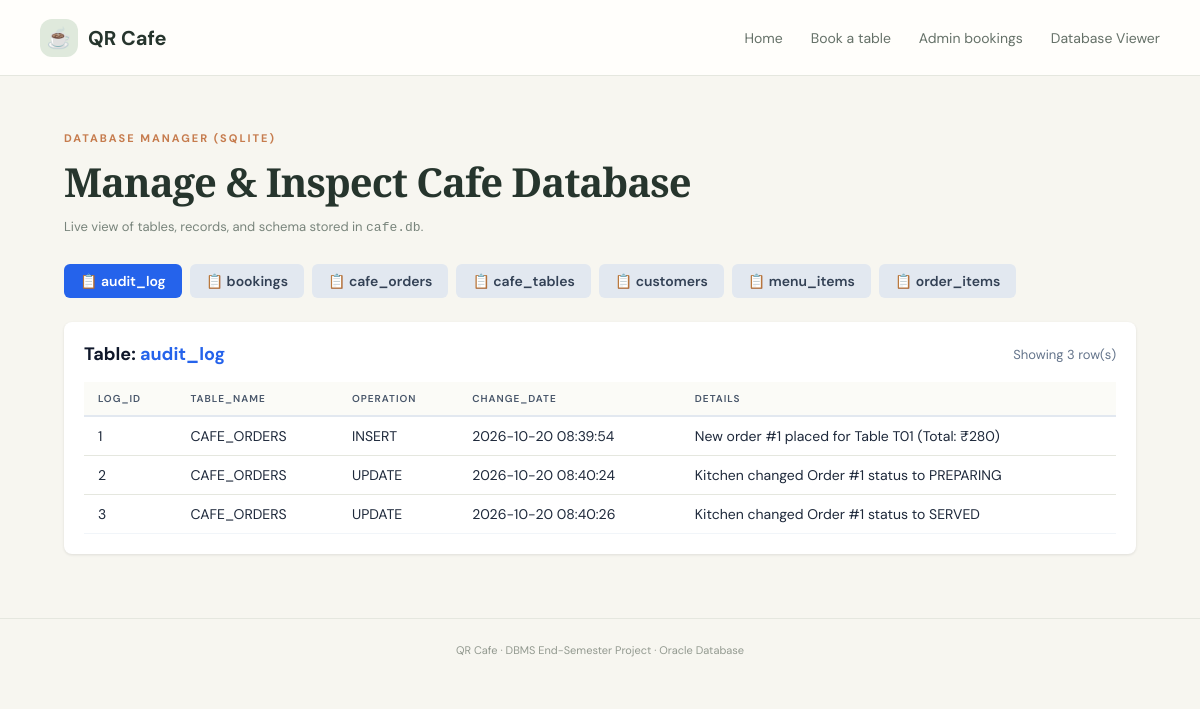
The app's page /admin/db-viewer?table=audit_log with its own data.
### tables this page shows
CREATE TABLE audit_log (
            log_id INTEGER PRIMARY KEY AUTOINCREMENT,
            table_name VARCHAR(50) NOT NULL,
            operation VARCHAR(20) NOT NULL,
            change_date DATETIME DEFAULT CURRENT_TIMESTAMP NOT NULL,
            details TEXT
        );

### QR_Cafe_Oracle_Website/app_sqlite.py (the view)
@app.route("/admin/db-viewer")
def db_viewer():
    selected_table = request.args.get("table", "bookings")
    with get_db_connection() as conn:
        cur = conn.cursor()
        cur.execute("SELECT name FROM sqlite_master WHERE type='table' AND name NOT LIKE 'sqlite_%' ORDER BY name")
        tables = [row[0] for row in cur.fetchall()]
        if selected_table not in tables and tables:
            selected_table = tables[0]
        columns = []
        rows = []
        if selected_table:
            cur.execute(f"SELECT * FROM {selected_table} LIMIT 100")
            if cur.description:
                columns = [col[0] for col in cur.description]
                rows = [dict(zip(columns, r)) for r in cur.fetchall()]
    return render_template("db_viewer.html", tables=tables, selected_table=selected_table, columns=columns, rows=rows)

### QR_Cafe_Oracle_Website/app_sqlite.py (called while the page is built)
def get_db_connection():
    conn = sqlite3.connect(DB_PATH)
    conn.row_factory = sqlite3.Row
    conn.execute("PRAGMA foreign_keys = ON")  # Enforce foreign key constraints
    return conn

### QR_Cafe_Oracle_Website/templates/db_viewer.html (shortened to what this page needs)
{% extends "base.html" %}
{% block content %}
<div class="page-intro">
  <p class="eyebrow">DATABASE MANAGER (SQLITE)</p>
  <h1>Manage & Inspect Cafe Database</h1>
  <p class="muted">Live view of tables, records, and schema stored in <code>cafe.db</code>.</p>
</div>
<div style="margin-bottom: 24px; display: flex; gap: 8px; flex-wrap: wrap;">
  {% for tbl in tables %}
    <a href="{{ url_for('db_viewer', table=tbl) }}"
       style="padding: 8px 16px; border-radius: 6px; text-decoration: none; font-weight: 600; font-size: 14px;
              {% if tbl == selected_table %}background: #2563eb; color: #fff;{% else %}background: #e2e8f0; color: #334155;{% endif %}">
      📋 {{ tbl }}
    </a>
  {% endfor %}
</div>
<div class="card" style="background: #ffffff; padding: 20px; border-radius: 8px; box-shadow: 0 1px 3px rgba(0,0,0,0.1); overflow-x: auto;">
  <div style="display: flex; justify-content: space-between; align-items: center; margin-bottom: 16px;">
    <h2 style="margin: 0; font-size: 18px; color: #0f172a;">Table: <span style="color: #2563eb;">{{ selected_table }}</span></h2>
    <span style="font-size: 13px; color: #64748b;">Showing {{ rows|length }} row(s)</span>
  </div>
  {% if rows %}
    <table style="width: 100%; border-collapse: collapse; text-align: left; font-size: 14px;">
      <thead>
        <tr style="background: #f8fafc; border-bottom: 2px solid #e2e8f0;">
          {% for col in columns %}
            <th style="padding: 10px 14px; font-weight: 600; color: #475569;">{{ col }}</th>
          {% endfor %}
        </tr>
      </thead>
      <tbody>
        {% for row in rows %}
          <tr style="border-bottom: 1px solid #f1f5f9;">
            {% for col in columns %}
              <td style="padding: 10px 14px; color: #1e293b;">{{ row[col] }}</td>
            {% endfor %}
          </tr>
        {% endfor %}
      </tbody>
    </table>
  {% else %}
    <p style="color: #64748b; margin: 20px 0;">No records found in this table yet.</p>
  {% endif %}
</div>
{% endblock %}

### QR_Cafe_Oracle_Website/static/style.css (style rules this page uses)
:root { --ink:#26352d;--muted:#78847b;--cream:#f7f6f0;--paper:#fffefb;--green:#355b45;--green2:#dfe9dc;--line:#e5e7df;--orange:#c67c4e;--red:#a74336 }
* { box-sizing:border-box }
body { margin:0;background:var(--cream);color:var(--ink);font-family:'DM Sans',Arial,sans-serif }
a { color:inherit;text-decoration:none }
.eyebrow { font-size:11px;letter-spacing:2px;font-weight:700;color:var(--orange);margin:0 0 12px }
.hero h1,.page-intro h1,.error-card h1 { font-family:'Playfair Display',Georgia,serif;font-size:48px;line-height:1.1;letter-spacing:-1px;margin:0 0 18px }
.muted { color:var(--muted);font-size:13px }
.page-intro { margin:12px 0 26px }
.page-intro h1 { font-size:40px;margin-bottom:10px }
.page-intro p { line-height:1.6 }
table { width:100%;border-collapse:collapse;font-size:12px;white-space:nowrap }
th,td { text-align:left;padding:15px 13px;border-bottom:1px solid var(--line) }
th { font-size:10px;text-transform:uppercase;letter-spacing:1px;color:var(--muted);background:#fbfbf7 }
tbody tr:last-child td { border-bottom:0 }

### records on screen
audit_log: log_id "1" "CAFE_ORDERS" "INSERT" "2026-10-20 08:39:54" "New order #1 placed for Table T01 (Total: ₹280)"
audit_log: log_id "2" "CAFE_ORDERS" "UPDATE" "2026-10-20 08:40:24" "Kitchen changed Order #1 status to PREPARING"
audit_log: log_id "3" "CAFE_ORDERS" "UPDATE" "2026-10-20 08:40:26" "Kitchen changed Order #1 status to SERVED"

### other values on screen
{{ tbl }} "audit_log" "bookings" "cafe_orders" "cafe_tables" "customers" "menu_items" "order_items"
{{ selected_table }} "audit_log"
{{ rows|length }} "3"
{{ col }} "LOG_ID" "TABLE_NAME" "OPERATION" "CHANGE_DATE" "DETAILS"
